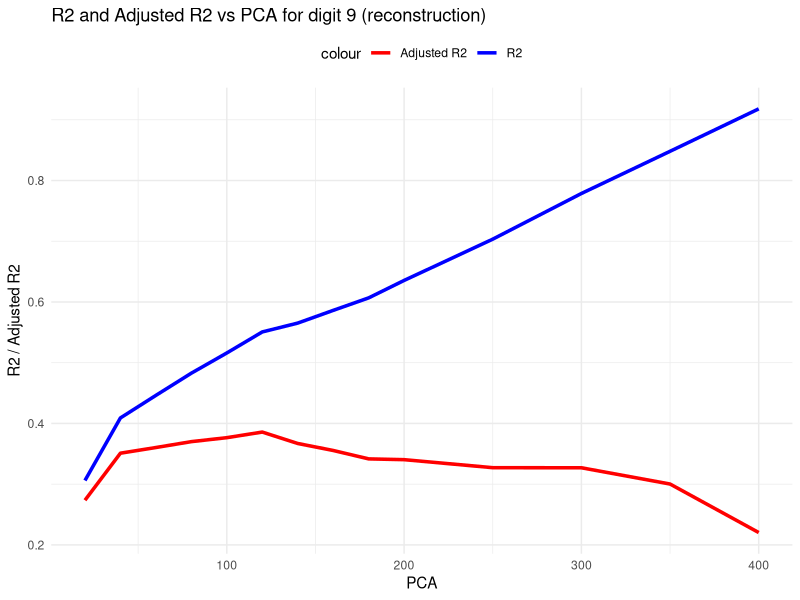
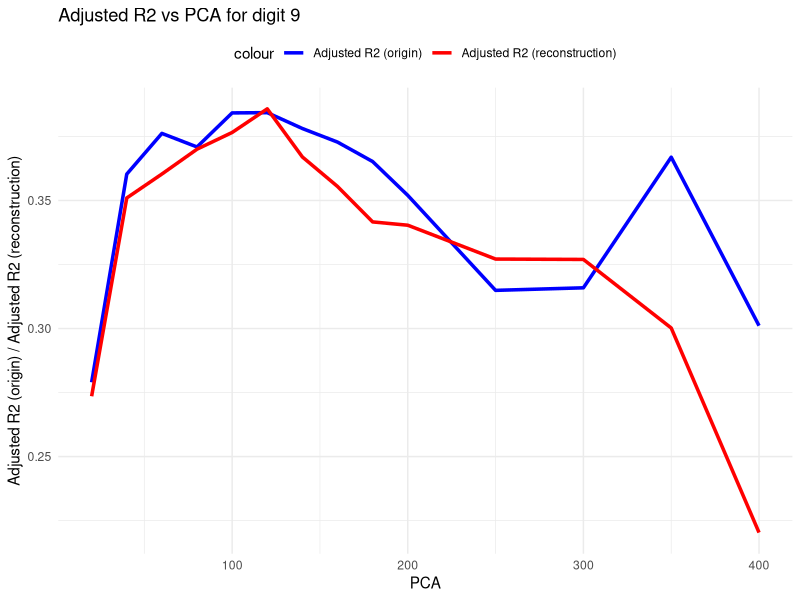

The R source for these figures, in order: (Note: this script raises an error after producing the figures.)
## ---- chunk 1
knitr::opts_chunk$set(echo = TRUE)
## ---- chunk 2
# Load the required libraries
library(tidyverse)
library(caret)
library(MASS)
library(car)


## ---- chunk 3
# Load the dataset
d1 <- read.csv("pca_data_re200_20_d9.csv") 
d2 <- read.csv("pca_data_re200_40_d9.csv") 
d3 <- read.csv("pca_data_re200_60_d9.csv") 
d4 <- read.csv("pca_data_re200_80_d9.csv") 
d5 <- read.csv("pca_data_re200_100_d9.csv") 
d6 <- read.csv("pca_data_re200_120_d9.csv") 
d7 <- read.csv("pca_data_re200_140_d9.csv") 
d8 <- read.csv("pca_data_re200_160_d9.csv") 
d9 <- read.csv("pca_data_re200_180_d9.csv") 
d10 <- read.csv("pca_data_re200_200_d9.csv") 
d11 <- read.csv("pca_data_re200_250_d9.csv") 
d12 <- read.csv("pca_data_re200_300_d9.csv")
d13 <- read.csv("pca_data_re200_350_d9.csv")
d14 <- read.csv("pca_data_re200_400_d9.csv")


# Update with the actual CSV file name

# Display the structure of the loaded data
# str(data)

## ---- chunk 4
# Load the dplyr package for data manipulation
library(dplyr)

# Normalize each feature to the range [0, 1]

nd1 <- d1 %>%
  mutate(across(starts_with("f"), ~ (.-min(.)) / (max(.) - min(.))))
nd2 <- d2 %>%
  mutate(across(starts_with("f"), ~ (.-min(.)) / (max(.) - min(.))))
nd3 <- d3 %>%
  mutate(across(starts_with("f"), ~ (.-min(.)) / (max(.) - min(.))))
nd4 <- d4 %>%
  mutate(across(starts_with("f"), ~ (.-min(.)) / (max(.) - min(.))))
nd5 <- d5 %>%
  mutate(across(starts_with("f"), ~ (.-min(.)) / (max(.) - min(.))))
nd6 <- d6 %>%
  mutate(across(starts_with("f"), ~ (.-min(.)) / (max(.) - min(.))))
nd7 <- d7 %>%
  mutate(across(starts_with("f"), ~ (.-min(.)) / (max(.) - min(.))))
nd8 <- d8 %>%
  mutate(across(starts_with("f"), ~ (.-min(.)) / (max(.) - min(.))))
nd9 <- d9 %>%
  mutate(across(starts_with("f"), ~ (.-min(.)) / (max(.) - min(.))))
nd10 <- d10 %>%
  mutate(across(starts_with("f"), ~ (.-min(.)) / (max(.) - min(.))))
nd11 <- d11 %>%
  mutate(across(starts_with("f"), ~ (.-min(.)) / (max(.) - min(.))))
nd12 <- d12 %>%
  mutate(across(starts_with("f"), ~ (.-min(.)) / (max(.) - min(.))))
nd13 <- d13 %>%
  mutate(across(starts_with("f"), ~ (.-min(.)) / (max(.) - min(.))))
nd14 <- d14 %>%
  mutate(across(starts_with("f"), ~ (.-min(.)) / (max(.) - min(.))))

# Display the first few rows of the normalized data
#head(normalized_data)

nd_list <- list(nd1, nd2, nd3, nd4, nd5, nd6, nd7, nd8, nd9, nd10, nd11, nd12, nd13, nd14)
## ---- chunk 5
col_name <- NULL;
for (i in 1:400) {
  
  col_name <-  paste0(col_name,"f_", i,"+")
  #data[, col_name] <- boxcox(data[, paste0("Feature_", i)], lambda = NULL)$x
}
cat(col_name)
## ---- chunk 6
group = c(20,40,60,80,100,120,140,160,180,200,250,300,350,400)

ar2 <- numeric(length(group))
r2 <- numeric(length(group))

for (i in 1:length(group)){
  vars_set1 <- paste("f_", 1:group[i], sep = "")
  rrr = paste(vars_set1, collapse = "+")
  formula <- as.formula(paste("pred_prob ~", rrr))
  model <- lm(formula, data = nd_list[[i]])
  r2[i] <- summary(model)$r.squared
  ar2[i] <- summary(model)$adj.r.squared
}


## ---- chunk 7
pca <- c(20,40,60,80,100,120,140,160,180,200,250,300,350,400)
dp <- data.frame(pca, r2, ar2)

plot <- ggplot(dp, aes(x=pca)) +
  geom_line(aes(y=r2, color="R2"), size=1.2) +
  geom_line(aes(y=ar2, color="Adjusted R2"), size=1.2) +
  labs(title="R2 and Adjusted R2 vs PCA for digit 9 (reconstruction)",
       x="PCA",
       y="R2 / Adjusted R2") +
  theme_minimal() +
  scale_color_manual(values=c("R2"="blue", "Adjusted R2"="red")) +
  theme(legend.position="top")

print(plot)

## ---- chunk 8
pca <- c(20,40,60,80,100,120,140,160,180,200,250,300,350,400)
ad_r2 <- c(0.279,0.3603,0.3762,0.3709,0.3842,0.3843,0.3781,0.3728,0.3652,0.352,0.3149,0.3159,0.3669,0.3011)

dp <- data.frame(pca,ad_r2, ar2)

plot <- ggplot(dp, aes(x=pca)) +
  geom_line(aes(y=ad_r2, color="Adjusted R2 (origin)"), size=1.2) +
  geom_line(aes(y=ar2, color="Adjusted R2 (reconstruction)"), size=1.2) +
  labs(title="Adjusted R2 vs PCA for digit 9",
       x="PCA",
       y="Adjusted R2 (origin) / Adjusted R2 (reconstruction)") +
  theme_minimal() +
  scale_color_manual(values=c("Adjusted R2 (origin)"="blue", "Adjusted R2 (reconstruction)"="red")) +
  theme(legend.position="top")

print(plot)
## ---- chunk 9

residuals <- residuals(model_2)

# Create the AV plot
avPlots(model_2)

# Create the CR plot
crPlots(model_2)

## ---- chunk 10
# Apply Box-Cox transformation to the target variable (response) if needed
# For example, if you have a response variable named 'y', you can transform it like this:
# data$y_transformed <- boxcox(data$y, lambda = NULL)
# Uncomment and modify the above line based on your data

# Apply Box-Cox transformation to the features
# Assuming the transformed features are named 'Feature_1_transformed', ..., 'Feature_10_transformed'

boxcox(data[, paste0("Feature_1")], lambda = NULL)
for (i in 1:10) {
  boxcox(data[, paste0("Feature_", i)], lambda = NULL)
  #col_name <- paste0("Feature_", i, "_transformed")
  #data[, col_name] <- boxcox(data[, paste0("Feature_", i)], lambda = NULL)$x
}

# Define the list of transformed feature names
transformed_feature_names <- paste0("Feature_", 1:10, "_transformed")  # Adjust the range as needed

# Construct the formula for MLR
formula <- reformulate(transformed_feature_names, response = "y")

# Perform Multiple Linear Regression (MLR) using the transformed features
model <- lm(formula, data = data)

# Display the summary of the MLR model
summary(model)


## ---- chunk 11
model3  = lm(pred_prob ~ f_1+f_2+f_3+f_4+f_5+f_6+f_7+f_8+f_9+f_10+f_11+f_12+f_13+f_14+f_15+f_16+f_17+f_18+f_19+f_20+f_21+f_22+f_23+f_24+f_25+f_26+f_27+f_28+f_29+f_30+f_31+f_32+f_33+f_34+f_35+f_36+f_37+f_38+f_39+f_40+f_41+f_42+f_43+f_44+f_45+f_46+f_47+f_48+f_49+f_50+f_51+f_52+f_53+f_54+f_55+f_56+f_57+f_58+f_59+f_60+f_61+f_62+f_63+f_64+f_65, data = normalized_data)
summary(model3)
## ---- chunk 12
model4  = lm(pred_prob ~ f_250+f_251+f_252+f_253+f_254+f_255+f_256+f_257+f_258+f_259+f_260+f_261+f_262+f_263+f_264+f_265+f_266+f_267+f_268+f_269+f_270+f_271+f_272+f_273+f_274+f_275+f_276+f_277+f_278+f_279+f_280+f_281+f_282+f_283+f_284+f_285+f_286+f_287+f_288+f_289+f_290+f_291+f_292+f_293+f_294+f_295+f_296+f_297+f_298+f_299+f_300+f_301+f_302+f_303+f_304+f_305+f_306+f_307+f_308+f_309+f_310+f_311+f_312+f_313+f_314+f_315+f_316+f_317+f_318+f_319+f_320+f_321+f_322+f_323+f_324+f_325+f_326+f_327+f_328+f_329+f_330+f_331+f_332+f_333+f_334+f_335+f_336+f_337+f_338+f_339+f_340+f_341+f_342+f_343+f_344+f_345+f_346+f_347+f_348+f_349+f_350, data = normalized_data)
summary(model4)
